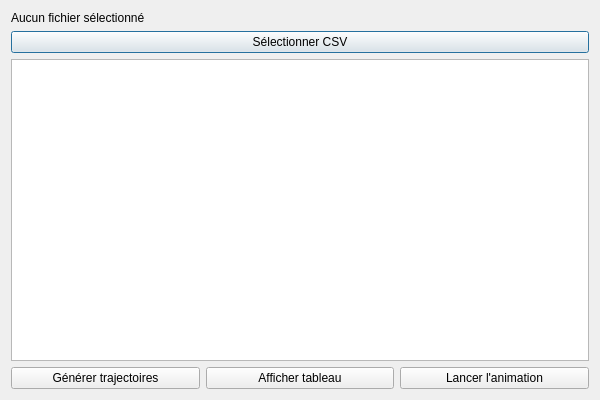
<?xml version="1.0" encoding="UTF-8"?>
<ui version="4.0">
 <class>NAIADDialog</class>
 <widget class="QDialog" name="NAIADDialog">
  <property name="geometry">
   <rect>
    <x>0</x>
    <y>0</y>
    <width>600</width>
    <height>400</height>
   </rect>
  </property>
  <property name="windowTitle">
   <string>NAIAD - Trajectoires Sous-Marines</string>
  </property>
  <layout class="QVBoxLayout" name="verticalLayout">
   <item>
    <widget class="QLabel" name="label_chemin">
     <property name="text">
      <string>Aucun fichier sélectionné</string>
     </property>
    </widget>
   </item>
   <item>
    <widget class="QPushButton" name="bouton_csv">
     <property name="text">
      <string>Sélectionner CSV</string>
     </property>
    </widget>
   </item>
   <item>
    <widget class="QTableWidget" name="tableau_donnees"/>
   </item>
   <item>
    <layout class="QHBoxLayout" name="horizontalLayout">
     <item>
      <widget class="QPushButton" name="bouton_generer">
       <property name="text">
        <string>Générer trajectoires</string>
       </property>
      </widget>
     </item>
     <item>
      <widget class="QPushButton" name="bouton_tableau">
       <property name="text">
        <string>Afficher tableau</string>
       </property>
      </widget>
     </item>
     <item>
      <widget class="QPushButton" name="bouton_animation">
       <property name="text">
        <string>Lancer l'animation</string>
       </property>
      </widget>
     </item>
    </layout>
   </item>
  </layout>
 </widget>
 <resources/>
 <connections/>
</ui>
